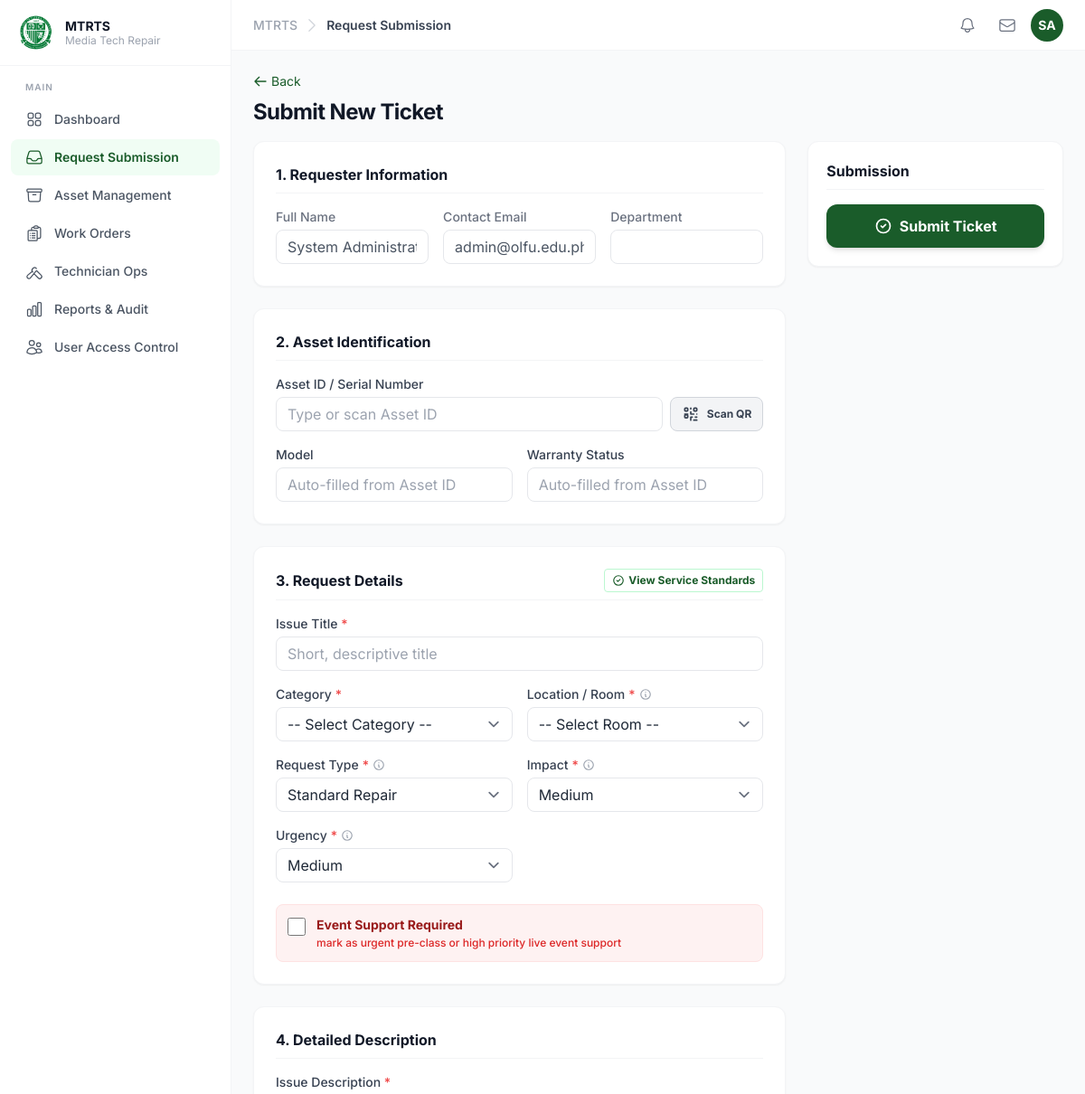
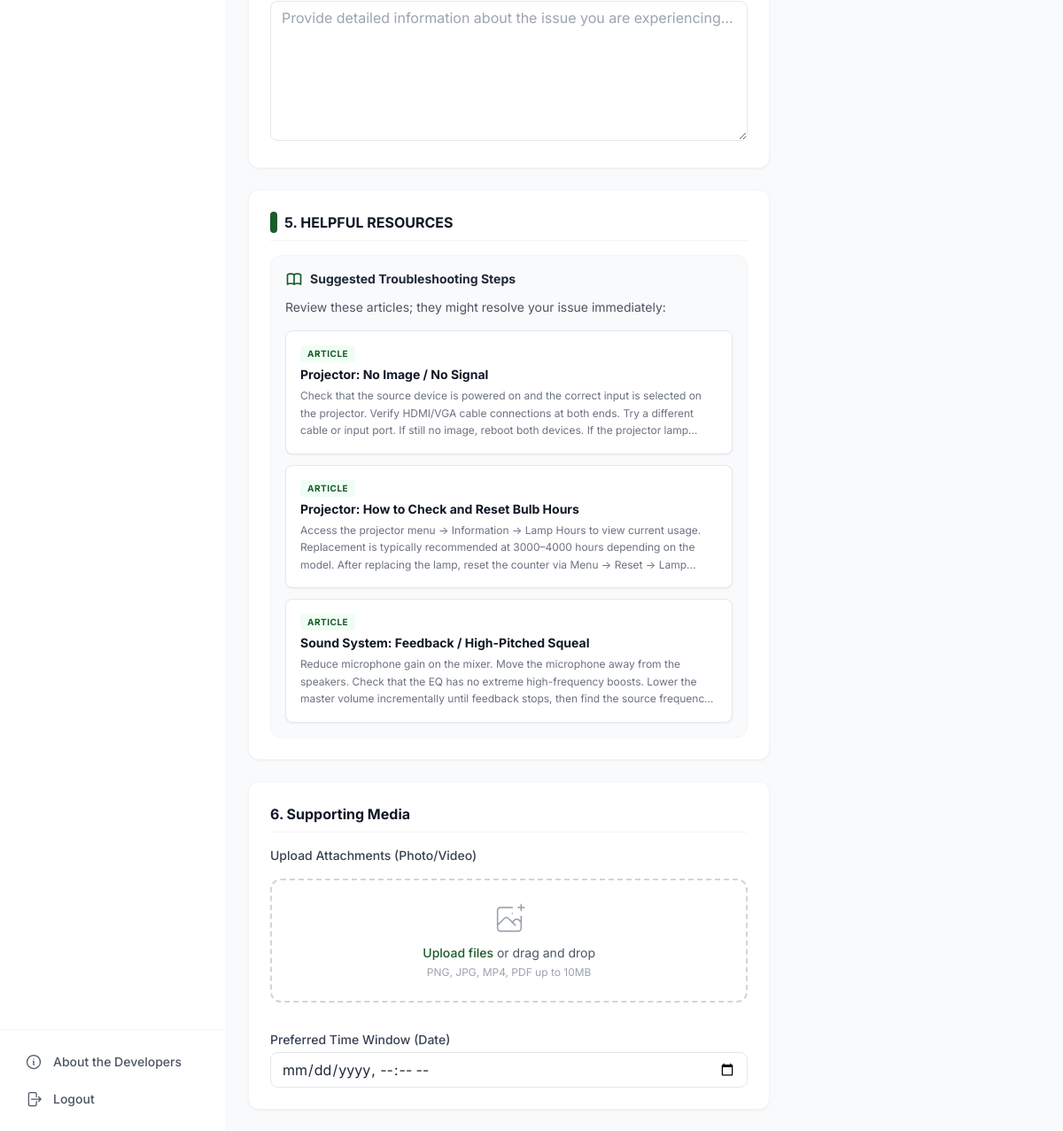
/modules/tickets/add.php (signed in), run on the app's committed database (2 pictures, top to bottom).
### tables this page shows
CREATE TABLE sla_policies (
  policy_id          INT           PRIMARY KEY AUTO_INCREMENT,
  policy_name        VARCHAR(150)  NOT NULL,
  priority           ENUM('low','medium','high','critical') NULL,
  category_id        INT           NULL,
  location_id        INT           NULL,
  request_type       VARCHAR(50)   NULL,
  is_event_support   TINYINT(1)    NOT NULL DEFAULT 0,
  response_minutes   INT           NOT NULL,
  diagnosis_minutes  INT           NOT NULL,
  resolution_minutes INT           NOT NULL,
  uses_business_hours TINYINT(1)  NOT NULL DEFAULT 1,
  is_active          TINYINT(1)   NOT NULL DEFAULT 1,
  created_at         DATETIME     NOT NULL DEFAULT CURRENT_TIMESTAMP,

  FOREIGN KEY (category_id) REFERENCES asset_categories(category_id),
  FOREIGN KEY (location_id) REFERENCES locations(location_id)
);

CREATE TABLE kb_articles (
  article_id  INT           PRIMARY KEY AUTO_INCREMENT,
  title       VARCHAR(255)  NOT NULL,
  content     TEXT          NOT NULL,
  category_id INT           NULL,
  tags        VARCHAR(500)  NULL,
  is_published TINYINT(1)  NOT NULL DEFAULT 1,
  views       INT           NOT NULL DEFAULT 0,
  created_by  INT           NULL,
  created_at  DATETIME      NOT NULL DEFAULT CURRENT_TIMESTAMP,
  updated_at  DATETIME      NOT NULL DEFAULT CURRENT_TIMESTAMP ON UPDATE CURRENT_TIMESTAMP,

  FOREIGN KEY (category_id) REFERENCES asset_categories(category_id),
  FOREIGN KEY (created_by)  REFERENCES users(user_id)
);

### modules/tickets/add.php (called while the page is built, shortened)
<?php
require_once __DIR__ . '/../../config/guard.php';
$stmt = $pdo->prepare("
    SELECT u.full_name, u.email, d.department_name
    FROM users u
    LEFT JOIN departments d ON u.department_id = d.department_id
    WHERE u.user_id = ?
");
$stmt->execute([$_SESSION['user_id']]);
$user_info = $stmt->fetch();
$t = [
    'ticket_id'        => 0,
    'requester_id'     => $_SESSION['user_id'],
    'full_name'        => $user_info['full_name'] ?? '',
    'email'            => $user_info['email'] ?? '',
    'department'       => $user_info['department_name'] ?? '',
    'asset_tag'        => $_GET['asset_tag'] ?? '',
    'title'            => '',
    'description'      => '',
    'impact'           => 'medium',
    'urgency'          => 'medium',
    'is_event_support' => 0,
    'category_id'      => $_GET['category_id'] ?? null,
    'location_id'      => $_GET['location_id'] ?? null,
    'asset_id'         => $_GET['asset_id'] ?? null,
    'preferred_window' => '',
    'model'            => '',
    'warranty_status'  => ''
];
$kb_articles = get_recommended_kb_articles($pdo, $t['category_id']);
$sla_policies   = $pdo->query("SELECT * FROM sla_policies WHERE is_active = 1 ORDER BY FIELD(priority, 'critical', 'high', 'medium', 'low'), policy_id ASC")->fetchAll();
$is_edit        = false;
require __DIR__ . '/_form.view.php';
require_once __DIR__ . '/../../includes/footer.php';

### modules/tickets/functions.php (called while the page is built, shortened)
<?php
function get_recommended_kb_articles(PDO $pdo, ?int $category_id = null, int $limit = 3): array {
    $sql = "SELECT article_id, title, content FROM kb_articles WHERE is_published = 1 ";
    $params = [];
    $sql .= "ORDER BY (category_id IS NOT NULL) DESC, views DESC LIMIT ?";
    $params[] = $limit;
    $stmt = $pdo->prepare($sql);
    $stmt->execute($params);
    return $stmt->fetchAll();
}

### modules/tickets/_form.view.php (the view, shortened to what this page needs)
<div class="mb-4 flex items-center justify-between">
  <div>
    <a href="<?= $is_edit ? "view.php?id={$t['ticket_id']}" : "index.php" ?>" class="text-sm text-olfu-green hover:underline flex items-center gap-1 mb-2">
      <svg class="w-4 h-4" fill="none" viewBox="0 0 24 24" stroke="currentColor" stroke-width="2"><path stroke-linecap="round" stroke-linejoin="round" d="M10 19l-7-7m0 0l7-7m-7 7h18"/></svg>
      Back
    </a>
    <h2 class="text-2xl font-bold text-gray-900 tracking-tight"><?= $is_edit ? 'Edit Ticket ' . htmlspecialchars($t['ticket_number'] ?? '') : 'Submit New Ticket' ?></h2>
  </div>
</div>
<form action="save.php" method="POST" enctype="multipart/form-data" class="grid grid-cols-1 lg:grid-cols-3 gap-6" id="ticket-form">
  <div class="lg:col-span-2 space-y-6">
    <div class="bg-white rounded-xl shadow-sm border border-gray-100 p-5 md:p-6">
      <h3 class="text-base font-bold text-gray-900 mb-4 pb-2 border-b border-gray-100">1. Requester Information</h3>
      <div class="grid grid-cols-1 md:grid-cols-3 gap-4">
        <div>
          <label class="block text-sm font-medium text-gray-500 mb-1">Full Name</label>
          <input type="text" value="<?= htmlspecialchars($t['full_name'] ?? '') ?>" readonly class="fin w-full bg-gray-50 border-gray-200 text-gray-600 cursor-not-allowed">
        </div>
        <div>
          <label class="block text-sm font-medium text-gray-500 mb-1">Contact Email</label>
          <input type="email" value="<?= htmlspecialchars($t['email'] ?? '') ?>" readonly class="fin w-full bg-gray-50 border-gray-200 text-gray-600 cursor-not-allowed">
        </div>
        <div>
          <label class="block text-sm font-medium text-gray-500 mb-1">Department</label>
          <input type="text" value="<?= htmlspecialchars($t['department'] ?? '') ?>" readonly class="fin w-full bg-gray-50 border-gray-200 text-gray-600 cursor-not-allowed">
        </div>
      </div>
    </div>
    <div class="bg-white rounded-xl shadow-sm border border-gray-100 p-5 md:p-6">
      <h3 class="text-base font-bold text-gray-900 mb-4 pb-2 border-b border-gray-100">2. Asset Identification</h3>
      <div class="grid grid-cols-1 md:grid-cols-2 gap-4">
        <div class="md:col-span-2">
           <label class="block text-sm font-medium text-gray-700 mb-1">Asset ID / Serial Number</label>
           <div class="flex gap-2">
             <input type="text" name="asset_tag" id="asset-tag-input" list="asset-list"
                    value="<?= htmlspecialchars($t['asset_tag_linked'] ?? $t['asset_tag'] ?? '') ?>"
                    placeholder="Type or scan Asset ID" class="fin flex-1">
             <button type="button" onclick="openScanner()" class="bg-gray-100 hover:bg-gray-200 text-gray-700 px-3 py-2 rounded-lg border border-gray-300 flex items-center gap-2 transition-colors">
               <span class="text-xs font-bold">Scan QR</span>
             </button>
           </div>
        </div>
        <div>
          <label class="block text-sm font-medium text-gray-700 mb-1">Model</label>
          <input type="text" name="model" id="input-model"
                 value="<?= htmlspecialchars($t['asset_model'] ?? $t['model'] ?? '') ?>"
                 readonly placeholder="Auto-filled from Asset ID"
                 class="fin w-full bg-gray-50 border-gray-200 text-gray-600 cursor-not-allowed">
        </div>
        <div>
          <label class="block text-sm font-medium text-gray-700 mb-1">Warranty Status</label>
          <input type="text" name="warranty_status" id="input-warranty"
                 value="<?= htmlspecialchars($t['warranty_status'] ?? '') ?>"
                 readonly placeholder="Auto-filled from Asset ID"
                 class="fin w-full bg-gray-50 border-gray-200 text-gray-600 cursor-not-allowed">
        </div>
      </div>
    </div>
    <div class="bg-white rounded-xl shadow-sm border border-gray-100 p-5 md:p-6">
      <div class="flex items-center justify-between mb-4 pb-2 border-b border-gray-100">
        <h3 class="text-base font-bold text-gray-900">3. Request Details</h3>
        <button type="button" onclick="document.getElementById('sla-policy-modal').classList.remove('hidden')" class="text-xs font-bold text-olfu-green hover:bg-green-50 px-2 py-1 rounded border border-green-200 transition-all flex items-center gap-1">
           <svg class="w-3.5 h-3.5" fill="none" stroke="currentColor" viewBox="0 0 24 24"><path stroke-linecap="round" stroke-linejoin="round" stroke-width="2" d="M9 12l2 2 4-4m6 2a9 9 0 11-18 0 9 9 0 0118 0z"></path></svg>
           View Service Standards
        </button>
      </div>
      <div class="space-y-4">
        <div>
          <label class="block text-sm font-medium text-gray-700 mb-1">Issue Title <span class="text-red-500">*</span></label>
          <input type="text" name="title" value="<?= htmlspecialchars($t['title'] ?? '') ?>" required
                 placeholder="Short, descriptive title" class="fin w-full">
        </div>
        <div class="grid grid-cols-1 md:grid-cols-2 gap-4">
          <div>
            <label class="block text-sm font-medium text-gray-700 mb-1">Category <span class="text-red-500">*</span></label>
            <select name="category_id" id="category-select" class="fsel w-full" required onchange="checkCategoryOthers(this)">
              <option value="">-- Select Category --</option>
            </select>
          </div>
          <div>
            <label class="block text-sm font-medium text-gray-700 mb-1 flex items-center gap-1">
              Location / Room <span class="text-red-500">*</span>
            </label>
            <select name="location_id" id="location-select" class="fsel w-full" required>
              <option value="">-- Select Room --</option>
            </select>
          </div>
          <div>
            <label class="block text-sm font-medium text-gray-700 mb-1 flex items-center gap-1">
              Request Type <span class="text-red-500">*</span>
            </label>
            <select name="request_type" class="fsel w-full" required>
               <option value="repair" <?= ($t['request_type'] ?? '') == 'repair' ? 'selected' : '' ?>>Standard Repair</option>
            </select>
          </div>
          <div>
            <label class="block text-sm font-medium text-gray-700 mb-1 flex items-center gap-1">
              Impact <span class="text-red-500">*</span>
            </label>
            <select name="impact" class="fsel w-full" required>
               <option value="medium" <?= ($t['impact'] ?? '') == 'medium' ? 'selected' : '' ?>>Medium</option>
            </select>
          </div>
          <div>
            <label class="block text-sm font-medium text-gray-700 mb-1 flex items-center gap-1">
              Urgency <span class="text-red-500">*</span>
            </label>
            <select name="urgency" class="fsel w-full" required>
               <option value="medium"   <?= ($t['urgency'] ?? '') === 'medium'   ? 'selected' : '' ?>>Medium</option>
            </select>
          </div>
        </div>
        <div class="pt-2">
          <div class="flex items-start gap-3 p-3 rounded-lg border border-red-100 bg-red-50">
            <div class="pt-0.5">
              <input type="checkbox" id="is_event_support" name="is_event_support" value="1" <?= ($t['is_event_support'] ?? 0) ? 'checked' : '' ?> class="w-5 h-5 text-red-600 border-gray-300 rounded focus:ring-red-500">
            </div>
            <label for="is_event_support" class="cursor-pointer">
              <span class="block text-sm font-bold text-red-800">Event Support Required</span>
              <span class="block text-xs text-red-600 mt-0.5 font-medium">mark as urgent pre-class or high priority live event support</span>
            </label>
          </div>
        </div>
      </div>
    </div>
    <div class="bg-white rounded-xl shadow-sm border border-gray-100 p-5 md:p-6">
      <h3 class="text-base font-bold text-gray-900 mb-4 pb-2 border-b border-gray-100">4. Detailed Description</h3>
      <div>
        <label class="block text-sm font-medium text-gray-700 mb-1">Issue Description <span class="text-red-500">*</span></label>
        <textarea name="description" rows="6" required
                  placeholder="Provide detailed information about the issue you are experiencing..."
                  class="fin w-full"><?= htmlspecialchars($t['description'] ?? '') ?></textarea>
      </div>
    </div>
    <div class="bg-white rounded-xl shadow-sm border border-gray-100 p-5 md:p-6">
      <div class="flex items-center justify-between mb-4 pb-2 border-b border-gray-100">
        <div class="flex items-center gap-2">
          <div class="w-2 h-6 bg-olfu-green rounded-full"></div>
          <h3 class="text-base font-bold text-gray-900">5. HELPFUL RESOURCES</h3>
        </div>
      </div>
      <div class="p-4 bg-gray-50 rounded-xl border border-gray-100">
        <div class="flex items-center gap-2 mb-3">
          <span class="text-sm font-bold text-gray-800">Suggested Troubleshooting Steps</span>
        </div>
        <p class="text-sm text-gray-600 mb-4">Review these articles; they might resolve your issue immediately:</p>
        <div class="space-y-3" id="kb-suggestions-container">
          <?php if (!empty($kb_articles)): foreach ($kb_articles as $article): ?>
            <div class="bg-white p-4 rounded-lg border border-gray-200 shadow-sm hover:border-olfu-green transition-all cursor-pointer group kb-article-card relative"
                 onclick='openKbModal(<?= htmlspecialchars(json_encode($article["title"]), ENT_QUOTES) ?>, <?= htmlspecialchars(json_encode($article["content"]), ENT_QUOTES) ?>)'>
              <div class="flex items-center justify-between mb-1">
                <span class="text-[10px] font-bold text-olfu-green uppercase tracking-wider bg-green-50 px-2 py-0.5 rounded">Article</span>
              </div>
              <h4 class="text-sm font-bold text-gray-900 group-hover:text-olfu-green transition-colors"><?= htmlspecialchars($article['title']) ?></h4>
              <p class="text-xs text-gray-500 mt-1 line-clamp-3 leading-relaxed"><?= htmlspecialchars(strip_tags($article['content'])) ?></p>
            </div>
          <?php endforeach; else: ?>
            <p class="text-xs text-gray-400 italic">Select a category to see specific recommendations.</p>
          <?php endif; ?>
        </div>
      </div>
    </div>
    <div class="bg-white rounded-xl shadow-sm border border-gray-100 p-5 md:p-6">
      <h3 class="text-base font-bold text-gray-900 mb-4 pb-2 border-b border-gray-100">6. Supporting Media</h3>
      <div class="space-y-4">
        <label class="block text-sm font-medium text-gray-700">Upload Attachments (Photo/Video)</label>
        <div id="drop-zone" class="border-2 border-dashed border-gray-300 rounded-xl p-6 text-center hover:bg-gray-50 transition-all cursor-pointer group">
          <div class="mt-2 text-sm text-gray-600">
            <span class="font-medium text-olfu-green">Upload files</span> or drag and drop
          </div>
          <p class="text-xs text-gray-400 mt-1">PNG, JPG, MP4, PDF up to 10MB</p>
        </div>
        <div>
          <label class="block text-sm font-medium text-gray-700 mb-1">Preferred Time Window (Date)</label>
          <input type="datetime-local" name="preferred_window" value="<?= ($t['preferred_window'] ?? '') ? date('Y-m-d\TH:i', strtotime($t['preferred_window'])) : '' ?>" class="fin w-full">
        </div>
      </div>
    </div>
  </div>
  <div class="space-y-6">
    <div class="bg-white rounded-xl shadow-sm border border-gray-100 p-5 sticky top-6">
      <h3 class="text-base font-bold text-gray-900 mb-4 pb-2 border-b border-gray-100">Submission</h3>
      <button type="submit" class="w-full bg-olfu-green hover:bg-olfu-green-md text-white font-bold py-3 px-4 rounded-xl shadow-md transition-all text-base flex items-center justify-center gap-2">
        <svg class="w-5 h-5" fill="none" viewBox="0 0 24 24" stroke="currentColor"><path stroke-linecap="round" stroke-linejoin="round" stroke-width="2" d="M9 12l2 2 4-4m6 2a9 9 0 11-18 0 9 9 0 0118 0z"/></svg>
        <?= $is_edit ? 'Save Changes' : 'Submit Ticket' ?>
      </button>
    </div>
  </div>
</form>

### public/assets/css/typography.css (style rules this page uses)
*, *::before, *::after { font-family: 'Inter', ui-sans-serif, system-ui, -apple-system, sans-serif; }

### modules/tickets/_styles.php (style rules this page uses)
.fin, .fsel { width: 100%; border: 1px solid #e5e7eb; border-radius: 0.5rem; padding: 0.375rem 0.75rem; outline: none; transition: border-color 0.15s, box-shadow 0.15s; background: #fff; }
.fin::placeholder { color: #9ca3af; }
.fsel { appearance: none; background-position: right 0.5rem center; background-repeat: no-repeat; background-size: 1.5em 1.5em; padding-right: 2.5rem; }

### data on the page
sla_policies: impact "Medium", urgency "Medium"
kb_articles: title "Projector: No Image / No Signal", content "Check that the source device is powered on and the correct input is selected on the projector. Verify HDMI/VGA cable connections at both ends. Try a different cable or input port. If still no image, reboot both devices. If the projector…"
kb_articles: title "Projector: How to Check and Reset Bulb Hours", content "Access the projector menu → Information → Lamp Hours to view current usage. Replacement is typically recommended at 3000–4000 hours depending on the model. After replacing the lamp, reset the counter via Menu → Reset →…"
kb_articles: title "Sound System: Feedback / High-Pitched Squeal", content "Reduce microphone gain on the mixer. Move the microphone away from the speakers. Check that the EQ has no extreme high-frequency boosts. Lower the master volume incrementally until feedback stops, then find the source…"

### other printed values
$label "Request Submission"
$label "Asset Management"
$label "Work Orders"
$label "Technician Ops"
$label "Reports & Audit"
$label "User Access Control"
$page_title "Request Submission"
$initials "SA"
